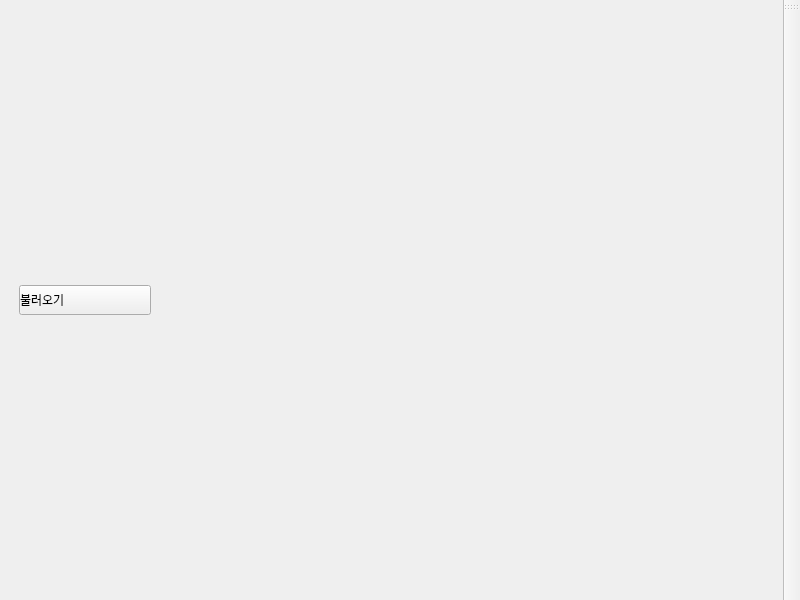
<?xml version="1.0" encoding="UTF-8"?>
<ui version="4.0">
 <class>Main_Window</class>
 <widget class="QMainWindow" name="Main_Window">
  <property name="geometry">
   <rect>
    <x>0</x>
    <y>0</y>
    <width>800</width>
    <height>600</height>
   </rect>
  </property>
  <property name="windowTitle">
   <string>MainWindow</string>
  </property>
  <property name="styleSheet">
   <string notr="true">QPushButton{
	text-align: left;
}</string>
  </property>
  <widget class="QWidget" name="central_widget">
   <layout class="QHBoxLayout" name="horizontalLayout" stretch="3,17">
    <property name="spacing">
     <number>10</number>
    </property>
    <property name="leftMargin">
     <number>10</number>
    </property>
    <property name="topMargin">
     <number>10</number>
    </property>
    <property name="rightMargin">
     <number>10</number>
    </property>
    <property name="bottomMargin">
     <number>10</number>
    </property>
    <item>
     <widget class="QScrollArea" name="scroll_area">
      <property name="minimumSize">
       <size>
        <width>150</width>
        <height>0</height>
       </size>
      </property>
      <property name="maximumSize">
       <size>
        <width>16777215</width>
        <height>16777215</height>
       </size>
      </property>
      <property name="frameShape">
       <enum>QFrame::Shape::NoFrame</enum>
      </property>
      <property name="frameShadow">
       <enum>QFrame::Shadow::Sunken</enum>
      </property>
      <property name="horizontalScrollBarPolicy">
       <enum>Qt::ScrollBarPolicy::ScrollBarAlwaysOff</enum>
      </property>
      <property name="widgetResizable">
       <bool>true</bool>
      </property>
      <widget class="QWidget" name="contents">
       <property name="geometry">
        <rect>
         <x>0</x>
         <y>0</y>
         <width>150</width>
         <height>559</height>
        </rect>
       </property>
       <property name="minimumSize">
        <size>
         <width>0</width>
         <height>0</height>
        </size>
       </property>
       <property name="maximumSize">
        <size>
         <width>16777215</width>
         <height>16777215</height>
        </size>
       </property>
       <layout class="QVBoxLayout" name="verticalLayout_2">
        <property name="spacing">
         <number>0</number>
        </property>
        <property name="leftMargin">
         <number>0</number>
        </property>
        <property name="topMargin">
         <number>0</number>
        </property>
        <property name="rightMargin">
         <number>0</number>
        </property>
        <property name="bottomMargin">
         <number>0</number>
        </property>
        <item>
         <widget class="QWidget" name="widget" native="true">
          <property name="styleSheet">
           <string notr="true"/>
          </property>
          <layout class="QVBoxLayout" name="verticalLayout">
           <item>
            <widget class="QPushButton" name="load_push_button">
             <property name="sizePolicy">
              <sizepolicy hsizetype="Minimum" vsizetype="Fixed">
               <horstretch>0</horstretch>
               <verstretch>0</verstretch>
              </sizepolicy>
             </property>
             <property name="minimumSize">
              <size>
               <width>0</width>
               <height>30</height>
              </size>
             </property>
             <property name="maximumSize">
              <size>
               <width>16777215</width>
               <height>30</height>
              </size>
             </property>
             <property name="text">
              <string>불러오기</string>
             </property>
            </widget>
           </item>
          </layout>
         </widget>
        </item>
       </layout>
      </widget>
     </widget>
    </item>
    <item>
     <widget class="QStackedWidget" name="stacked_widget">
      <property name="minimumSize">
       <size>
        <width>0</width>
        <height>0</height>
       </size>
      </property>
      <property name="frameShape">
       <enum>QFrame::Shape::NoFrame</enum>
      </property>
      <property name="frameShadow">
       <enum>QFrame::Shadow::Plain</enum>
      </property>
      <property name="lineWidth">
       <number>0</number>
      </property>
      <property name="currentIndex">
       <number>0</number>
      </property>
      <widget class="QWidget" name="page"/>
     </widget>
    </item>
   </layout>
  </widget>
  <widget class="QMenuBar" name="menu_bar">
   <property name="geometry">
    <rect>
     <x>0</x>
     <y>0</y>
     <width>800</width>
     <height>21</height>
    </rect>
   </property>
   <property name="minimumSize">
    <size>
     <width>0</width>
     <height>0</height>
    </size>
   </property>
   <property name="maximumSize">
    <size>
     <width>16777215</width>
     <height>16777215</height>
    </size>
   </property>
  </widget>
  <widget class="QToolBar" name="tool_bar">
   <property name="sizePolicy">
    <sizepolicy hsizetype="Fixed" vsizetype="Preferred">
     <horstretch>0</horstretch>
     <verstretch>0</verstretch>
    </sizepolicy>
   </property>
   <property name="minimumSize">
    <size>
     <width>0</width>
     <height>0</height>
    </size>
   </property>
   <property name="maximumSize">
    <size>
     <width>16777215</width>
     <height>16777215</height>
    </size>
   </property>
   <property name="font">
    <font>
     <pointsize>8</pointsize>
    </font>
   </property>
   <property name="windowTitle">
    <string>toolBar</string>
   </property>
   <property name="iconSize">
    <size>
     <width>30</width>
     <height>30</height>
    </size>
   </property>
   <attribute name="toolBarArea">
    <enum>RightToolBarArea</enum>
   </attribute>
   <attribute name="toolBarBreak">
    <bool>false</bool>
   </attribute>
  </widget>
  <action name="action_prev_page">
   <property name="text">
    <string>&lt;</string>
   </property>
   <property name="toolTip">
    <string>이전 페이지로 이동</string>
   </property>
   <property name="menuRole">
    <enum>QAction::MenuRole::NoRole</enum>
   </property>
  </action>
 </widget>
 <resources/>
 <connections/>
</ui>
